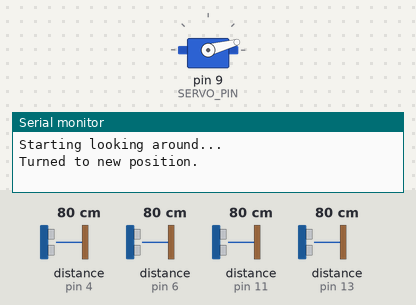
Recording of a sketch running on a simulated Arduino Uno, built with avr-gcc and run on an emulated ATmega328P. Parts: servo, the last lines printed to the serial monitor. Wiring (inferred from the names in the program): 4 × ultrasonic range finder: trigger pin 3, echo pin 4 / trigger pin 5, echo pin 6 / trigger pin 8, echo pin 11 / trigger pin 12, echo pin 13. The inputs (shaded band) are chosen by the test bench; at power-on: distance to the obstacle (sensors on pin 4, pin 6, pin 11, pin 13) 80 cm. The echo pulse lasts 58.3 µs per cm.

Above: at 0.3 s.
1.8 s: distance to the obstacle (sensor on pin 4) set to 2 cm
At 2.8 s:
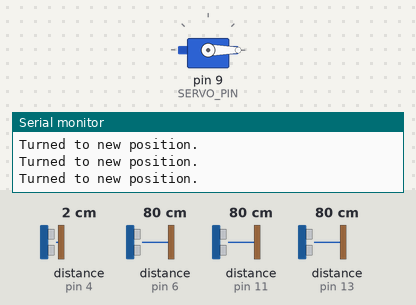
At 4.3 s:
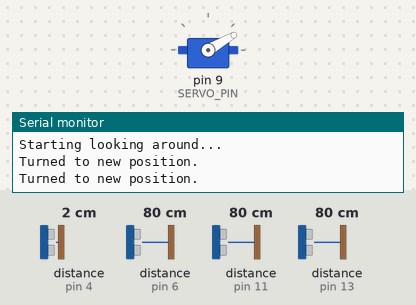
5.3 s: distance to the obstacle (sensor on pin 6) set to 2 cm
Timing chart, 0 to 14.9 s (numbered marks = the images above; inputs shaded):
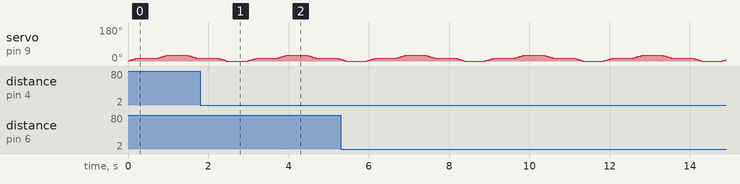

The sketch:

MultiSensorServoCode.ino
```cpp
/* MultiSensorServoCode.ino
 * 1 May 2018
 *
 * Fifth draft of hardware code
 * Includes multiple sensors and servo, lacking WiFi integration
 * Numerical values subject to change, but general mechanism is functional
 *
 * Servo configuration: changes position by 15 degrees at a time, ranging from 0 to 30
 *
 * See https://howtomechatronics.com/tutorials/arduino/ultrasonic-sensor-hc-sr04/ for
 * the explanation on how to use the ultrasonic sensor.
 * The code below makes use of the Servo library, which can be downloaded here:
 * https://github.com/arduino-libraries/Servo
 */

/* Libraries */
#include <Servo.h>

/* Constants */

/* Pins for the servo motor (and some servo-motor-specific constants): */
const int SERVO_PIN = 9;            // (Chosen b/c Servo.h autoreserves this pin and pin 10 for the servo)

const int POSITIONS[] = {15, 30, 15, 0};        // In degrees; list of "positions" for the servo motor (first item in list is default pos)
const int TURN_MILLI = 15;          // In milliseconds; time needed for the servo motor to change positions

/* Pins for the ultrasonic sensor (and some sensor-specific constants): */
const int ECHO_PINS[] = {13, 11, 6, 4};       // List of "output" pins of all ultrasonic sensors
const int TRIG_PINS[] = {12, 8, 5, 3};            // Trigger/switch/input pin for ultrasonic sensor

const float CLEAR_MICRO = 2;        // In microseconds; time needed to clear pin before resending sound pulse
const float TRIGGER_MICRO = 10;     // In microseconds; time needed for trigger pin to be on HIGH to get accurate readings

/* Other constants: */
const int SCAN_MILLI = 0.5 * 1000;    // In milliseconds; time interval between Arduino's checks for table objects

const float SOUND_SPEED = 340.0;    // In m/s
const float TABLE_RAD = 1.0 / 2;   // In m; radius of table (assume that all sides are equidistant,
                                    //  and that sensor is placed at middle of table)

/* Object instantiations */
Servo sweepServo;                 // Instantiation of servo object

/* Global variables (to be saved between loops) */
int isTaken;                        // Current sensed status of table (is it taken or not?)
int lastPos;                        // Position to rotate from

/* len() hash define because I've been spoiled by Python */
#define len(arr) (sizeof(arr) / sizeof(arr[0]))

void setup() {
  // Attach servo to pin 9
  sweepServo.attach(9);

  // Start serial communication (for debugging console, for now)
  Serial.begin(9600);

  // Setup servo pin
  pinMode(SERVO_PIN, OUTPUT);

  // Setup sensor pins
  for (int i = 0; i < len(TRIG_PINS); i++) {
    pinMode(TRIG_PINS[i], OUTPUT);
  }
  for (int i = 0; i < len(ECHO_PINS); i++) {
    pinMode(ECHO_PINS[i], INPUT);
  }

  // Set default table-taken status on start-up to be taken
  isTaken = true;

  // Initialize saved position to 0
  lastPos = 0;
}

void loop() {
  /* Should probably add something here to make the Arduino wait SCAN_SECS before checking again. */
  int isFound = false;

  Serial.println("Starting looking around...");
  // For every "rotated" position of the servo motor
  for (int i = 0; i < len(POSITIONS); i++) {
    int currPos = POSITIONS[i];
    // Rotate in increments to reduce noise
    while (lastPos != currPos) {
      if (lastPos < currPos) {
        lastPos++;
      } else {
        lastPos--;
      }
      sweepServo.write(lastPos);
      delay(TURN_MILLI);
    }
    Serial.println("Turned to new position.");
    // For every sensor attached to the servo motor:
    for (int j = 0; j < len(ECHO_PINS); j++) {
      int currEchoPin = ECHO_PINS[j];
      int currTrigPin = TRIG_PINS[j];

      // Clear the trigger pin before taking measurement
      digitalWrite(currTrigPin, LOW);
      delayMicroseconds(CLEAR_MICRO);

      // Send the sound pulse
      digitalWrite(currTrigPin, HIGH);
      delayMicroseconds(TRIGGER_MICRO);
      digitalWrite(currTrigPin, LOW);

      // Wait for the response (returnTime is in microseconds, or 0 if no
      //  complete pulse returned)
      int returnTimeMicro = pulseIn(currEchoPin, HIGH);

      // Compute the distance of the object based on the reply time
      float approxDistMeter = (SOUND_SPEED * (float(returnTimeMicro) / 1000000)) / 2;
      // float approxDistMeter = (returnTimeMicro/2) / 29.1;

      if (returnTimeMicro <= 0 || approxDistMeter <= 0 || approxDistMeter > TABLE_RAD) {
        // Serial.println("Out of range (on this face)!");
        // Serial.println(approxDistMeter);
      } else {
        // Serial.print("Return time (microseconds): ");
        // Serial.println(returnTimeMicro);
        // Serial.print("Distance computed (meters): ");
        // Serial.println(approxDistMeter);

        // Take note that an object was found during the scan cycle
        if (!isFound){
          isFound = true;
        }
      }
    }
    delay(SCAN_MILLI);    // Wait before next turn
  }

  // Update and send new status to server if status has changed
  if (!isTaken && isFound) {
    isTaken = true;
    Serial.println("Table is taken.");
    /* Send updated status to server -- add this later! */
  } else if (isTaken && !isFound) {
    isTaken = false;
    Serial.println("Table is vacant.");
    /* Send updated status to server -- add this later! */
  }
}
```
